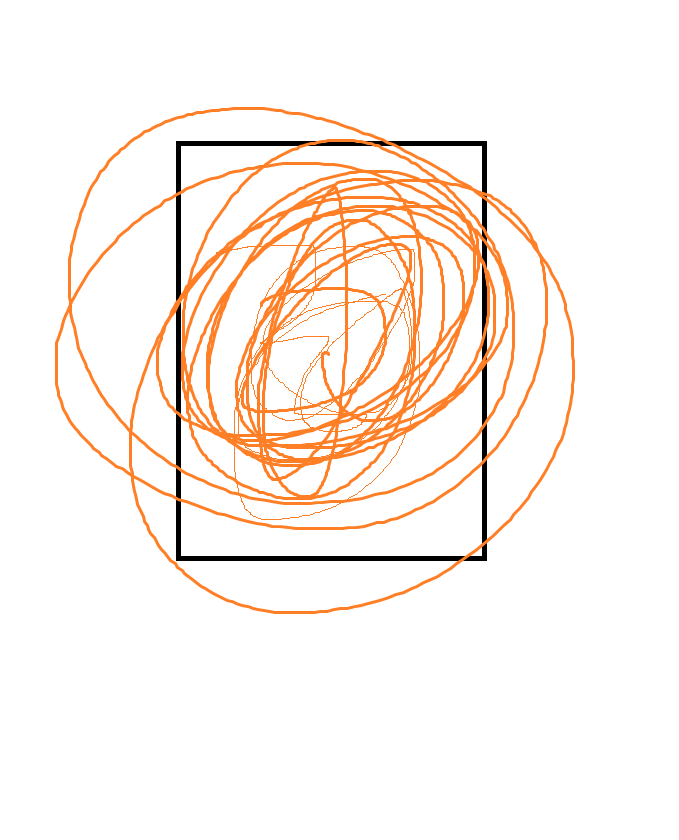
#> input picture tests/testfiles/whitespace_trim_test.png, 679 x 840 px; its folder holds only this picture in this run
$ python -i util.py   (imports and definitions only)
#> lines starting #> are read from the running program, lines starting #| are printed output that depends on the picture
#> further down, picture is the input picture: PIL image 679x840 RGBA; mean R, G, B, A 252.1, 243.6, 237.8, 255
import textwrap
import signal
import platform
from re import split
from multiprocessing import Pool
from multiprocessing.pool import ThreadPool
from functools import wraps
from PIL import Image, ImageChops

import reCBZ.config as config


class MPrunnerInterrupt(KeyboardInterrupt):
    """KeyboardInterrupt gracefully caught in MP_runner, please catch me"""


# [3 lines that did not run here, left out]


# [49 lines left out: functions mylog, human_sort, human_bytes, pct_change, not called in this run]


def pool_CTRL_C_handler(*args, **kwargs):
    global ctrl_c_entered
    ctrl_c_entered = True


# [52 lines left out: functions init_pool, worker_sigint_CTRL_C, map_workers, not called in this run]


def cut_border(input_image: Image.Image, padding=5) -> Image.Image:
    '''
    Helper Method to remove the outline surrounding an image
    ensuring as much of the e readers screens real estate
    is used for displaying the manga
    '''
#> called with padding = 5
    # For searching for the border we can use the grayscale image
    diff_image = input_image.copy().convert('L')
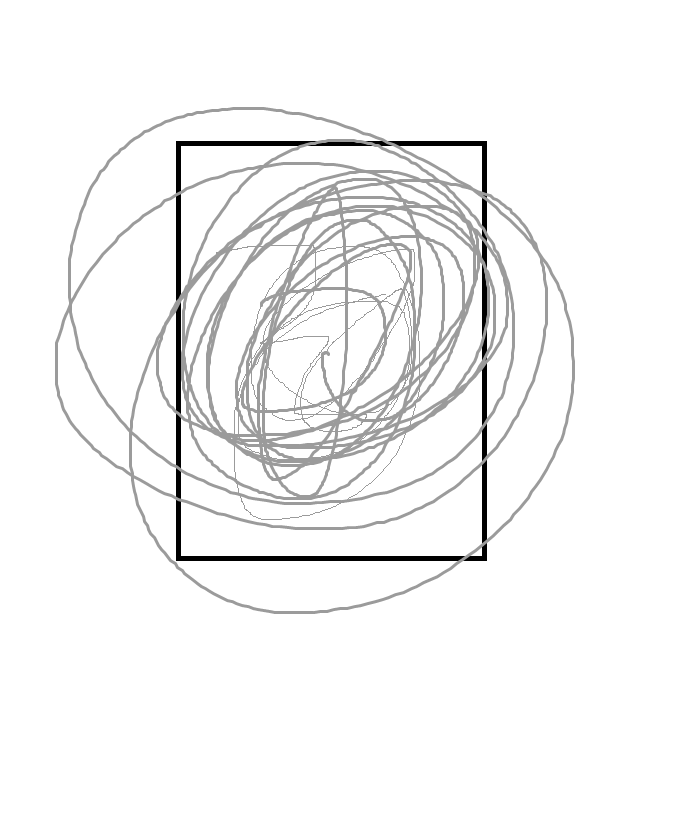
#> diff_image: PIL image 679x840 L; min 0, max 255, mean 245.5
    # https://stackoverflow.com/questions/10615901/
    bg = Image.new(
        diff_image.mode,
        diff_image.size,
        diff_image.getpixel((1, 1))
    )
#> bg: PIL image 679x840 L; every value is 255
    diff = ImageChops.difference(diff_image, bg)
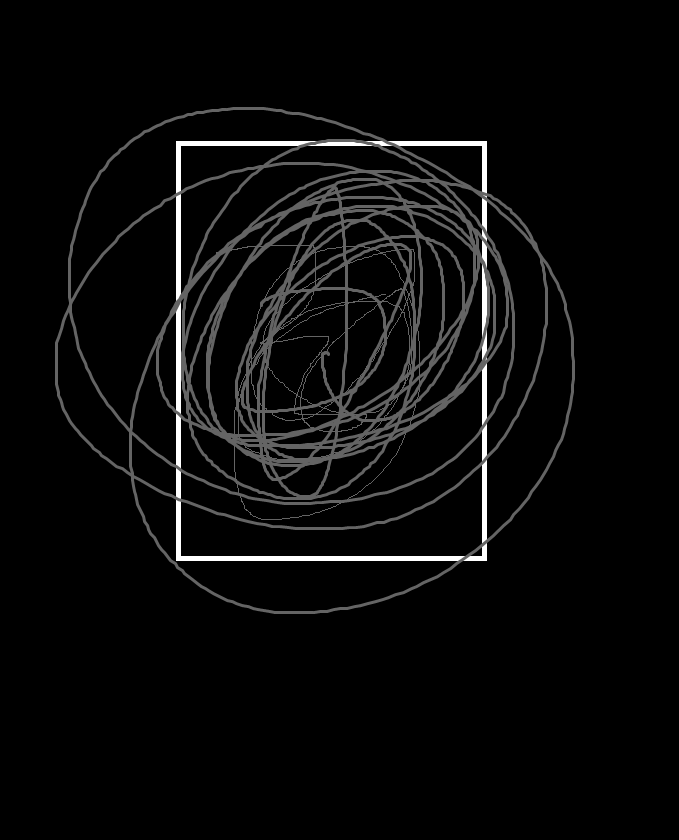
#> diff: PIL image 679x840 L; min 0, max 255, mean 9.5
    # Sometimes the exact borders of the diff are tainted
    # Find the bounding box ignoring those
    diff = diff.crop((1, 1, diff.width - 1, diff.height - 1))
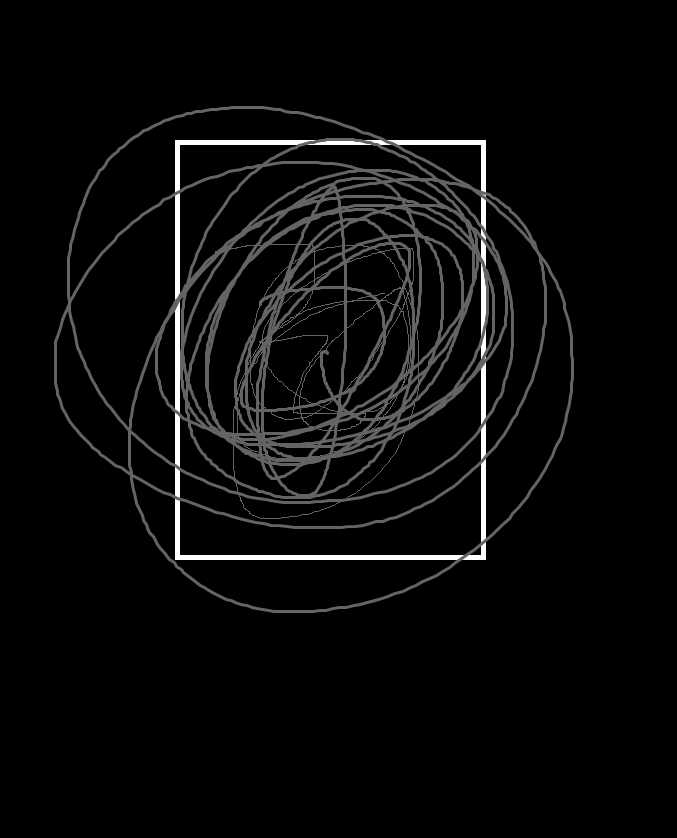
#> diff: PIL image 677x838 L; min 0, max 255, mean 9.6
    bbox = diff.getbbox()
#> bbox = (54, 106, 574, 613)
    if not bbox:
        print("No content found to crop.")
        return input_image

    # Apply padding
    left = max(bbox[0] - padding, 0)
#> left = 49
    upper = max(bbox[1] - padding, 0)
#> upper = 101
    right = min(bbox[2] + padding, input_image.width)
#> right = 579
    lower = min(bbox[3] + padding, input_image.height)
#> lower = 618

    return input_image.crop((left, upper, right, lower))
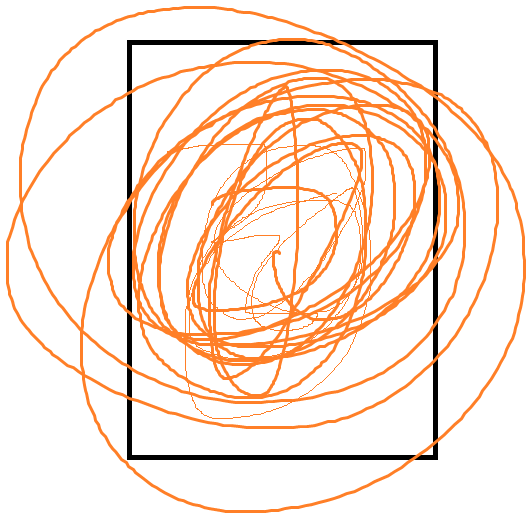
#> returned value: PIL image 530x517 RGBA; mean R, G, B, A 248.9, 231.4, 219.3, 255

>>> from PIL import Image
>>> picture = Image.open('../../tests/testfiles/whitespace_trim_test.png')
>>> result = cut_border(picture)
